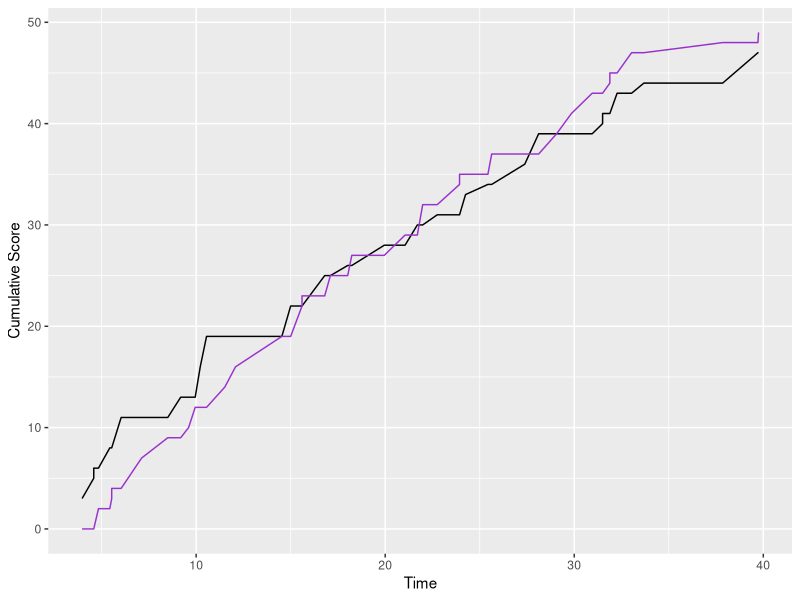

This chart was generated by the following R code:
#Start in working directory that includes the file "UWvMSU_1-22-13.txt"
#1)Generate graph of cumulative score over time for game data compared in the file
##Tip: Generate data frame with cumulative score for each team whenever either team scores
#read in data from score file
ogscores<-read.csv(file="UWvMSU_1-22-13.txt", header=TRUE,sep="\t",stringsAsFactors=FALSE)
#Separate data by team from original textfile
UWscores<-data.frame(time=ogscores$time,score=ogscores$score,cumscore=0)
for(i in 1:nrow(UWscores)){
  UWscores$score[i]<-if(ogscores$team[i]=="UW"){
    print(ogscores$score[i])
  }else{
    print(0)
  }
} 

MSUscores<-data.frame(time=ogscores$time,score=ogscores$score,cumscore=0)
for(i in 1:nrow(MSUscores)){
  MSUscores$score[i]<-if(ogscores$team[i]=="MSU"){
    print(ogscores$score[i])
  }else{
    print(0)
  }
} 
#Fill cumulative column with cumulative score over time for each team
for(i in 1:nrow(UWscores)){
  UWscores$cumscore[i]=sum(UWscores$score[1:i])
}

for(i in 1:nrow(MSUscores)){
  MSUscores$cumscore[i]=sum(MSUscores$score[1:i])
}

#Load in ggplot package to be able to creat plot
library(ggplot2)

#create lineplot with time on x axis and cumulative score on y axis
##there should be 2 lines representing each team separately
ggplot(data=UWscores,
       aes(time,cumscore)) + 
  geom_line()+ 
  xlab("Time") + 
  ylab("Cumulative Score") +
  geom_line(data=MSUscores,colour='darkorchid')

#2)Write game called "guess my number" where computer generates number between 1 and 100 randomly, user types a number, and computer tells if it is higher or lower or correct and player can guess up to 10 times 
#Create a vector containing numbers 1 through 100
numbers<-c(1:100)
#Computer generates a random number from the vector created above and saves as random
random<-sample(numbers,1)
#Prompts user to enter a number and then user enters a number
guess<-readline(prompt = "I'm thinking of a number 1-100...")
#Create a vector 1:10 to allocate guesses to user
chances<-c(1:10)
##For loop to loop through guessing and outputs, 
for(i in 1:10){
  guess<-readline(prompt = "I'm thinking of a number 1-100...")
  if(guess<=random){
    if(guess<random){
      print("Higher")
    }else{
      print("Correct!")
    }
  }else{
    print("Lower")
  }
}
